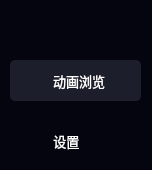
           <widget class="QFrame" name="frame_choice">
            <property name="minimumSize">
             <size>
              <width>152</width>
              <height>0</height>
             </size>
            </property>
            <property name="styleSheet">
             <string notr="true">QFrame{
	background-color: rgb(05,05,15);
	border-bottom-left-radius:15px;
}</string>
            </property>
            <property name="frameShape">
             <enum>QFrame::StyledPanel</enum>
            </property>
            <property name="frameShadow">
             <enum>QFrame::Plain</enum>
            </property>
            <widget class="QPushButton" name="pushButton_view">
             <property name="geometry">
              <rect>
               <x>10</x>
               <y>60</y>
               <width>131</width>
               <height>41</height>
              </rect>
             </property>
             <property name="font">
              <font>
               <family>Microsoft YaHei UI</family>
               <pointsize>10</pointsize>
              </font>
             </property>
             <property name="styleSheet">
              <string notr="true">QPushButton{
	background-color: rgba(0, 0, 0, 0);
	color:rgb(255,255,255);
	border-radius:5px;
	border:none;
}
QPushButton:hover {
	background-color: rgb(29,30,44);
padding-bottom:5px;
}
QPushButton:checked{
    background-color: rgb(29,30,44);
}</string>
             </property>
             <property name="text">
              <string>  动画浏览</string>
             </property>
             <property name="icon">
              <iconset resource="../res1/res.qrc">
               <normaloff>:/图标/显示.png</normaloff>:/图标/显示.png</iconset>
             </property>
             <property name="iconSize">
              <size>
               <width>22</width>
               <height>22</height>
              </size>
             </property>
             <property name="checkable">
              <bool>true</bool>
             </property>
             <property name="checked">
              <bool>true</bool>
             </property>
             <property name="autoExclusive">
              <bool>true</bool>
             </property>
            </widget>
            <widget class="QPushButton" name="pushButton_settings">
             <property name="geometry">
              <rect>
               <x>10</x>
               <y>120</y>
               <width>131</width>
               <height>41</height>
              </rect>
             </property>
             <property name="font">
              <font>
               <family>Microsoft YaHei UI</family>
               <pointsize>10</pointsize>
              </font>
             </property>
             <property name="styleSheet">
              <string notr="true">QPushButton{
	background-color: rgba(0, 0, 0, 0);
	color:rgb(255,255,255);
	border-radius:5px;
	border:none;
}
QPushButton:hover {
	background-color: rgb(29,30,44);
padding-bottom:5px;
}
QPushButton:checked{
    background-color: rgb(29,30,44);
}</string>
             </property>
             <property name="text">
              <string>  设置       </string>
             </property>
             <property name="icon">
              <iconset resource="../res1/res.qrc">
               <normaloff>:/图标/设置2.png</normaloff>:/图标/设置2.png</iconset>
             </property>
             <property name="iconSize">
              <size>
               <width>22</width>
               <height>22</height>
              </size>
             </property>
             <property name="checkable">
              <bool>true</bool>
             </property>
             <property name="checked">
              <bool>false</bool>
             </property>
             <property name="autoExclusive">
              <bool>true</bool>
             </property>
            </widget>
            <widget class="QPushButton" name="pushButton_close">
             <property name="geometry">
              <rect>
               <x>0</x>
               <y>20</y>
               <width>141</width>
               <height>31</height>
              </rect>
             </property>
             <property name="minimumSize">
              <size>
               <width>0</width>
               <height>30</height>
              </size>
             </property>
             <property name="styleSheet">
              <string notr="true">QPushButton{
border:none;
}
QPushButton:hover
{
padding-bottom:5px;
}</string>
             </property>
             <property name="text">
              <string/>
             </property>
             <property name="icon">
              <iconset resource="../res1/res.qrc">
               <normaloff>:/图标/关闭.png</normaloff>:/图标/关闭.png</iconset>
             </property>
             <property name="iconSize">
              <size>
               <width>25</width>
               <height>25</height>
              </size>
             </property>
            </widget>
           </widget>
